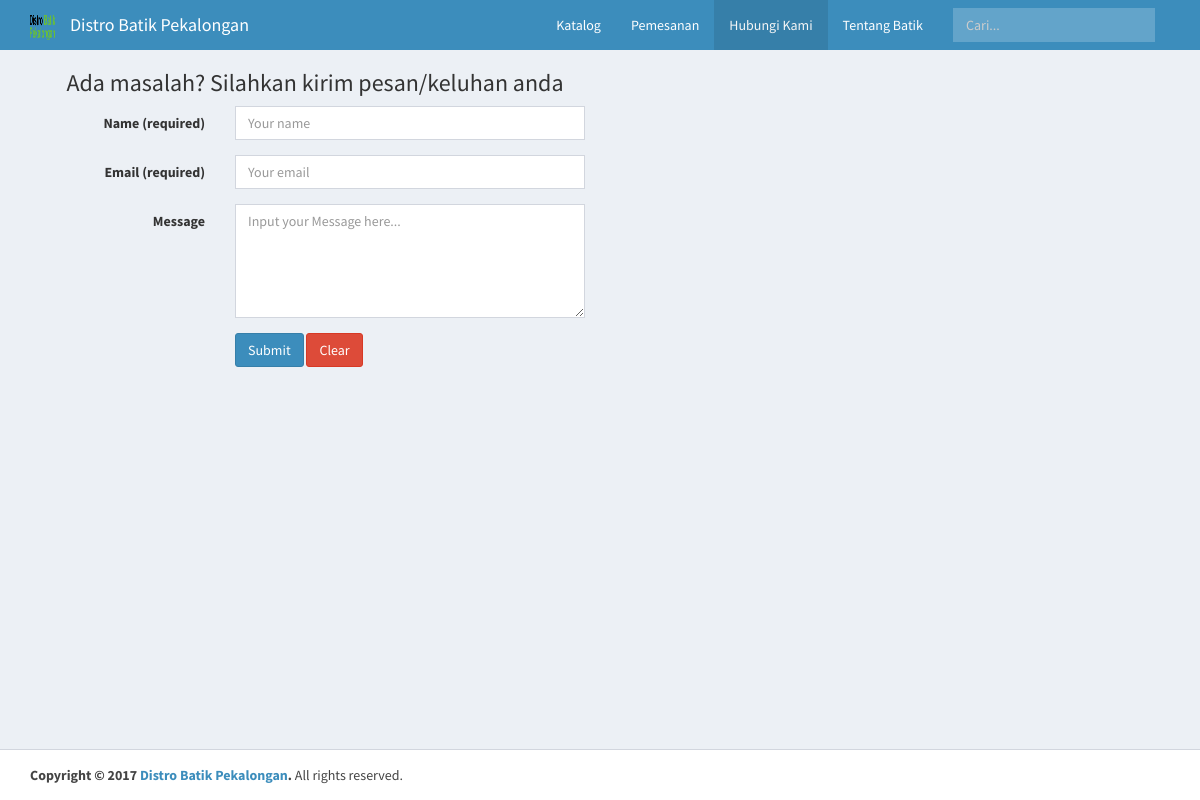
Page /contactus.php on the committed database.
### tables this page shows
CREATE TABLE `website` (
  `id_website` int(11) NOT NULL,
  `nama` varchar(50) NOT NULL,
  `logo` varchar(50) NOT NULL
);

### contactus.php (the view, shortened to what this page needs)
<?php
  include("lib/config.php");
                    ?>
                    <?php
  $web = mysqli_query($connect, "SELECT * FROM website");
  $dweb = mysqli_fetch_array($web);
?>
<!DOCTYPE html>
<html>
<head>
  <link rel="stylesheet" href="bootstrap/css/bootstrap.min.css">
  <link rel="stylesheet" href="font-awesome/css/font-awesome.min.css">
  <link rel="stylesheet" href="dist/css/AdminLTE.min.css">
  <link rel="stylesheet" href="dist/css/skins/_all-skins.min.css">
</head>
<body class="hold-transition skin-blue layout-top-nav">
<div class="wrapper">
  <header class="main-header">
    <nav class="navbar navbar-static-top">
      <div class="container">
        <div class="navbar-header">
          <a href="index.php" class="navbar-brand"><img src='img/<?php echo $dweb['logo']; ?>' width=25 height=25></a>
          <a href="index.php" class="navbar-brand"><?php echo $dweb['nama']; ?></a>
        </div>
        <div class="collapse navbar-collapse navbar-right" id="navbar-collapse">
          <ul class="nav navbar-nav">
            <li><a href="index.php">Katalog</a></li>
            <li><a href="order.php">Pemesanan</a></li>
            <li class="active"><a href="contactus.php">Hubungi Kami</a></li>
            <li><a href="about.php">Tentang Batik</a></li>
          </ul>
          <form class="navbar-form navbar-left" role="search">
            <div class="form-group">
              <input type="text" class="form-control" id="navbar-search-input" placeholder="Cari...">
            </div>
          </form>
        </div>
      </div>
    </nav>
  </header>
  <div class="content-wrapper">
    <div class="container">
      <div class="col-md-6">
        <center><h3>Ada masalah? Silahkan kirim pesan/keluhan anda</h3></center>
        <form class="form-horizontal" method="post">
          <div class="form-group">
            <label for="inputname" class="col-sm-4 control-label">Name (required)</label>
            <div class="col-sm-8">
              <input type="text" required="true" class="form-control" name="name" placeholder="Your name">
            </div>
          </div>
          <div class="form-group">
            <label for="inputemail" class="col-sm-4 control-label">Email (required)</label>
            <div class="col-sm-8">
              <input type="email" required="true" class="form-control" name="email" placeholder="Your email">
            </div>
          </div>
          <div class="form-group">
            <label for="inputmessage" class="col-sm-4 control-label">Message</label>
            <div class="col-sm-8">
              <textarea class="form-control" required="true" rows="5" name="msg" placeholder="Input your Message here..."></textarea>
            </div>
          </div>
          <div class="form-group">
            <div class="col-sm-offset-4 col-sm-4">
              <button type="submit" class="btn btn-primary">Submit</button>
              <button type="reset" class="btn btn-danger">Clear</button>
            </div>
          </div>
        </form>
      </div>
    </div>
  </div>
  <footer class="main-footer navbar-static-bottom">
    <div class="container">
      <strong>Copyright &copy; <?php echo date('Y'); ?> <a href="index.php"> <?php echo $dweb['nama']; ?></a>.</strong> All rights
      reserved.
    </div>
  </footer>
</div>
</body>
</html>

### rows in the picture
website: logo (picture), nama "Distro Batik Pekalongan"
